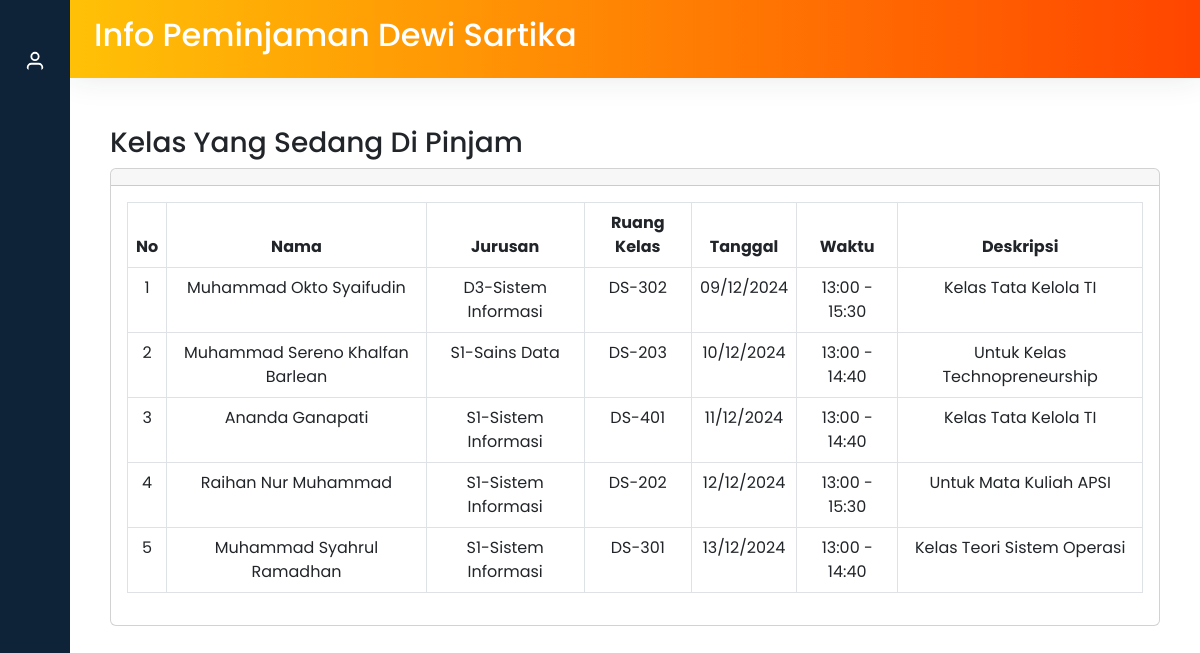
Screenshot of /info-peminjaman-dw.php (signed in) with the database file from the repository.
### tables this page shows
CREATE TABLE `form_peminjaman_kelas_dw` (
  `id_dw` int(11) NOT NULL,
  `nama_mahasiswa` varchar(50) NOT NULL,
  `jurusan` varchar(50) NOT NULL,
  `ruang_kelas` varchar(50) NOT NULL,
  `tanggal` date NOT NULL,
  `waktu` varchar(50) NOT NULL,
  `deskripsi` varchar(255) NOT NULL,
  `nim` varchar(25) NOT NULL
);

### function.php (called while the page is built, shortened)
<?php
$koneksi = mysqli_connect("localhost", "root", "", "db_fik");
function query($query) {
    global $koneksi;
    $result = mysqli_query($koneksi, $query);
    $rows_dw = [];
    while ( $row_dw = mysqli_fetch_assoc($result)) {
        $rows_dw[] = $row_dw;
    }
    return $rows_dw;
}
?>

### info-peminjaman-dw.php (the view, shortened to what this page needs)
<?php
require 'function.php';
$form_peminjaman_dw = query("SELECT * FROM form_peminjaman_kelas_dw");
?>
<!DOCTYPE html>
<html lang="en">
<head>
    <link rel="stylesheet" href="https://cdn.jsdelivr.net/npm/bootstrap@5.2.3/dist/css/bootstrap.min.css" />
    <link href="https://cdn.lineicons.com/4.0/lineicons.css" rel="stylesheet" />
    <link rel="stylesheet" href="css/style.css">
    <link rel="stylesheet" href="css/style.css">
</head>
<body>
    <div class="wrapper">
        <aside id="sidebar">
            <div class="d-flex">
                <button class="toggle-btn" type="button">
                </button>
            </div>
            <div class="d-flex profile-img justify-content-center">
                <div class="toggle-btn" type="button">
                    <i data-feather="user" class="img-fluid rounded-circle" style="width: 80px; color: white"></i>
                </div>
            </div>
             <a href="#" class="sidebar-link" style="text-align: center;">
            </a>
            <ul class="sidebar-nav">
                <li class="sidebar-item">
                    <a href="kelas-dw.php" class="sidebar-link">
                    </a>
                </li>
                <li class="sidebar-item">
                    <a href="info-peminjaman-dw.php" class="sidebar-link">
                    </a>
                </li>
                <li class="sidebar-item">
                    <a href="form-dw.php" class="sidebar-link">
                    </a>
                </li>
                <li class="sidebar-item">
                    <a href="index.php" class="sidebar-link">
                    </a>
                </li>
            </ul>
        </aside>
        <div class="main">
            <nav class="navbar navbar-expand px-4 py-3" style="background: linear-gradient(to right, #ffc107 , #ff4500);">
                <h2 style="color: white; ">Info Peminjaman Dewi Sartika</h2>
            </nav>
            <main class="content px-3 py-4">
                <div class="container-fluid">
                    <div class="container-fluid">
                        <h3 class="mt-4">Kelas Yang Sedang Di Pinjam</h3>
                        <div class="card">
                            <div class="card-header">
                            </div>
                            <div class="card-body">
                                <table class="table table-bordered text-center">
                                    <thead>
                                        <tr>
                                            <th scope="col">No</th>
                                            <th scope="col">Nama</th>
                                            <th scope="col">Jurusan</th>
                                            <th scope="col">Ruang Kelas</th>
                                            <th scope="col">Tanggal</th>
                                            <th scope="col">Waktu</th>
                                            <th scope="col">Deskripsi</th>
                                        </tr>
                                    </thead>
                                    <tbody>
                                        <?php $no = 1; ?>
                                        <?php foreach ($form_peminjaman_dw as $row_dw) : ?>
                                            <tr>
                                                <td><?= $no; ?></td>
                                                <td><?= $row_dw["nama_mahasiswa"] ?></td>
                                                <td><?= $row_dw["jurusan"] ?></td>
                                                <td><?= $row_dw["ruang_kelas"] ?></td>
                                                <td><?= $formatdate = date('d/m/Y', strtotime($row_dw["tanggal"])) ?></td>
                                                <td><?= $row_dw["waktu"] ?></td>
                                                <td><?= $row_dw["deskripsi"] ?></td>
                                            </tr>
                                            <?php $no++; ?>
                                        <?php endforeach; ?>
                                    </tbody>
                                </table>
                            </div>
                        </div>
                    </div>
                </div>
            </main>
        </div>
    </div>
</body>
</html>

### css/style.css (style rules this page uses)
* { scroll-padding-top: 1rem; scroll-behavior: smooth; }
body { font-family: "Poppins", sans-serif; background: #ececec; }
::placeholder { font-size: 16px; }
a { text-decoration: none; }
li { list-style: none; }
.wrapper { display: flex; }
.main { display: flex; flex-direction: column; min-height: 100vh; width: 100%; overflow: hidden; transition: all 0.35s ease-in-out; background-color: #fff; min-width: 0; }
#sidebar { width: 70px; min-width: 70px; z-index: 1000; transition: all 0.25s ease-in-out; background-color: #0e2238; display: flex; flex-direction: column; }
.toggle-btn { background-color: transparent; cursor: pointer; border: 0; padding: 1rem 1.5rem; }
.sidebar-nav { padding: 2rem 0; flex: 1 1 auto; }
a.sidebar-link { padding: 0.625rem 1.625rem; color: #fff; display: block; font-size: 0.9rem; white-space: nowrap; border-left: 3px solid transparent; }
.sidebar-item { position: relative; }
.navbar { background-color: #f5f5f5; box-shadow: 0 0 2rem 0 rgba(33, 37, 41, 0.1); }

### rows the page displays
form_peminjaman_kelas_dw: nama_mahasiswa "Muhammad Okto Syaifudin", jurusan "D3-Sistem Informasi", ruang_kelas "DS-302", tanggal "09/12/2024", waktu "13:00 - 15:30", deskripsi "Kelas Tata Kelola TI"
form_peminjaman_kelas_dw: nama_mahasiswa "Muhammad Sereno Khalfan Barlean", jurusan "S1-Sains Data", ruang_kelas "DS-203", tanggal "10/12/2024", waktu "13:00 - 14:40", deskripsi "Untuk Kelas Technopreneurship"
form_peminjaman_kelas_dw: nama_mahasiswa "Ananda Ganapati", jurusan "S1-Sistem Informasi", ruang_kelas "DS-401", tanggal "11/12/2024", waktu "13:00 - 14:40", deskripsi "Kelas Tata Kelola TI"
form_peminjaman_kelas_dw: nama_mahasiswa "Raihan Nur Muhammad", jurusan "S1-Sistem Informasi", ruang_kelas "DS-202", tanggal "12/12/2024", waktu "13:00 - 15:30", deskripsi "Untuk Mata Kuliah APSI"
form_peminjaman_kelas_dw: nama_mahasiswa "Muhammad Syahrul Ramadhan", jurusan "S1-Sistem Informasi", ruang_kelas "DS-301", tanggal "13/12/2024", waktu "13:00 - 14:40", deskripsi "Kelas Teori Sistem Operasi"
